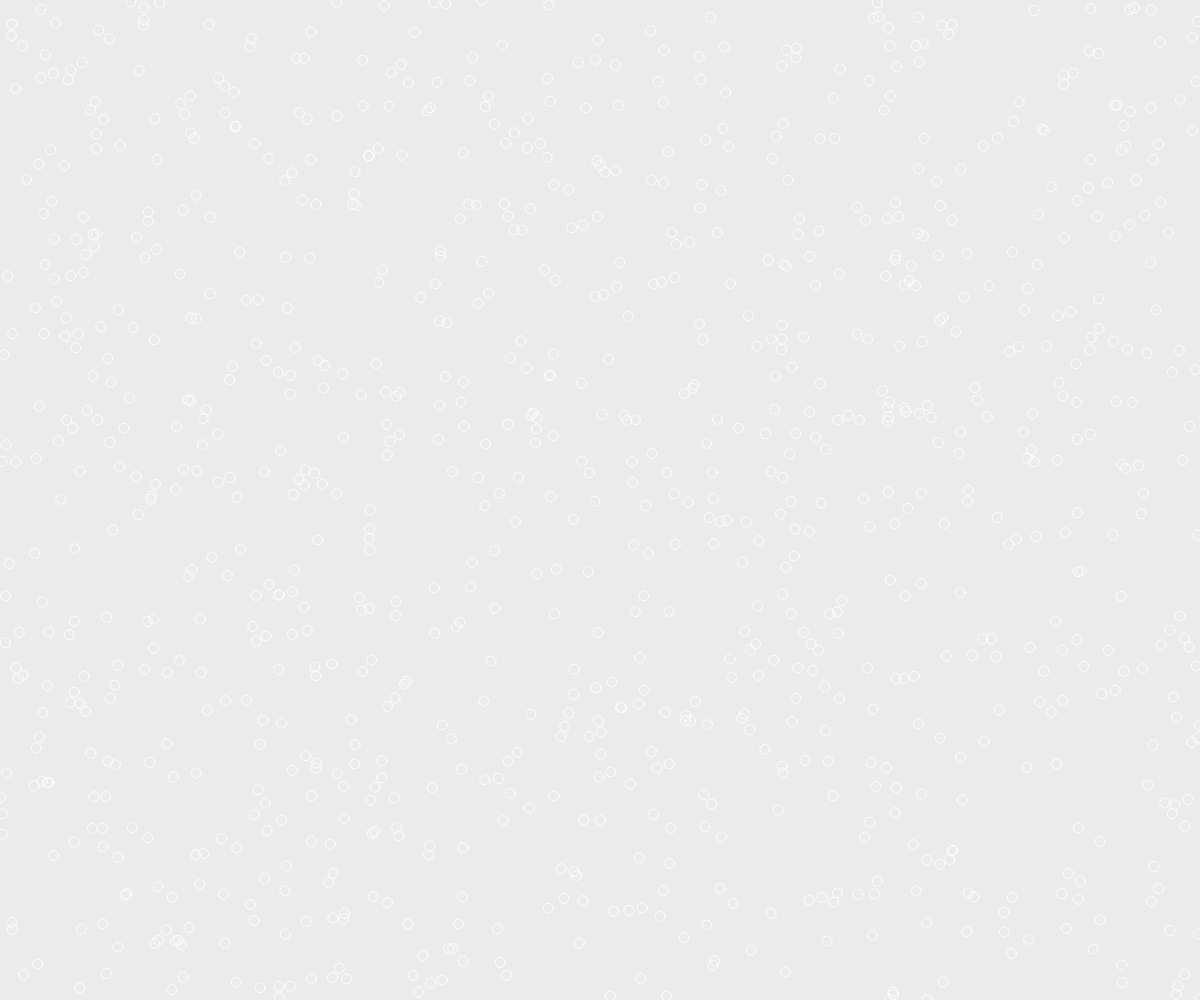
Frame 1 (no input)
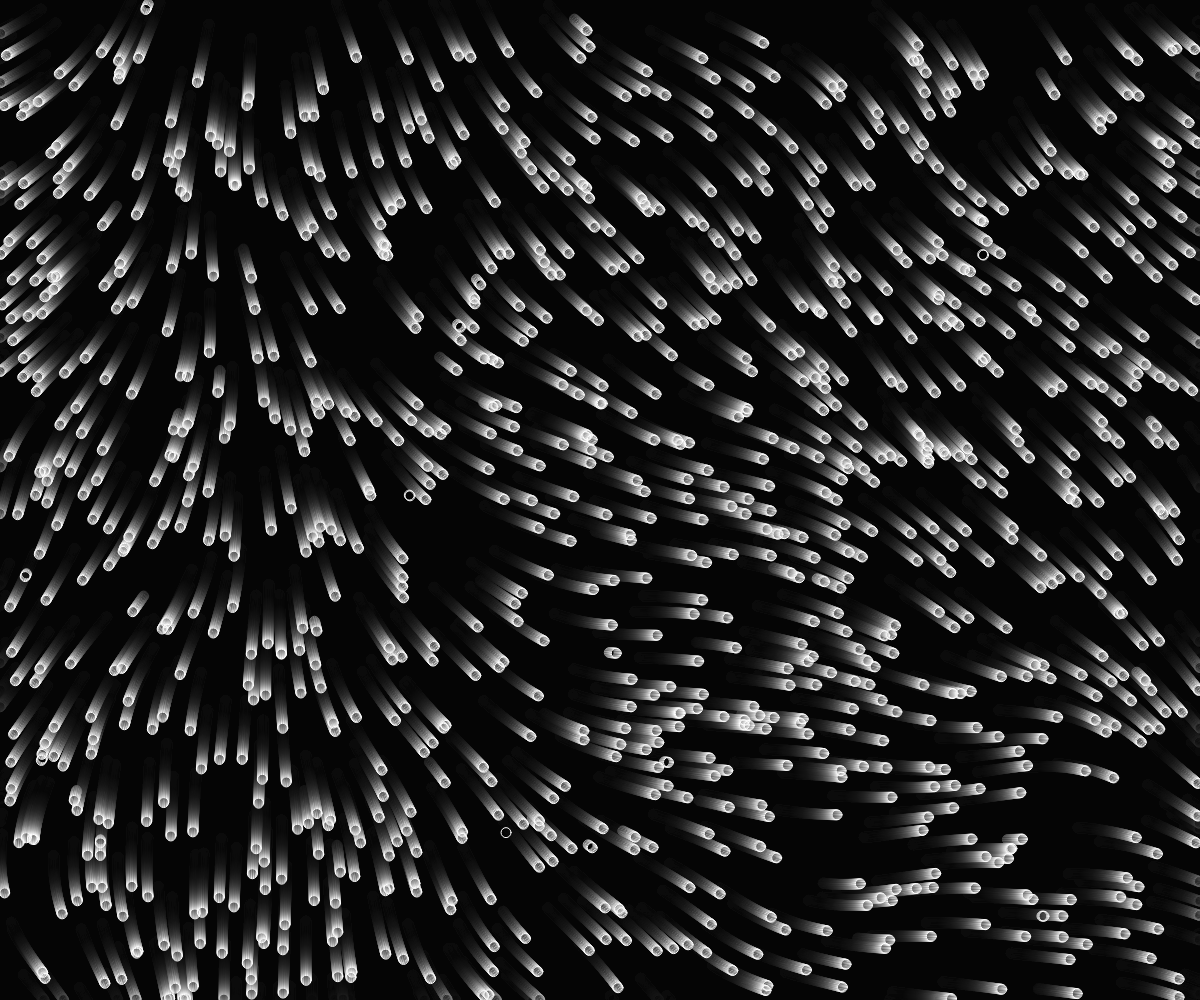
Frame 60 (no input)
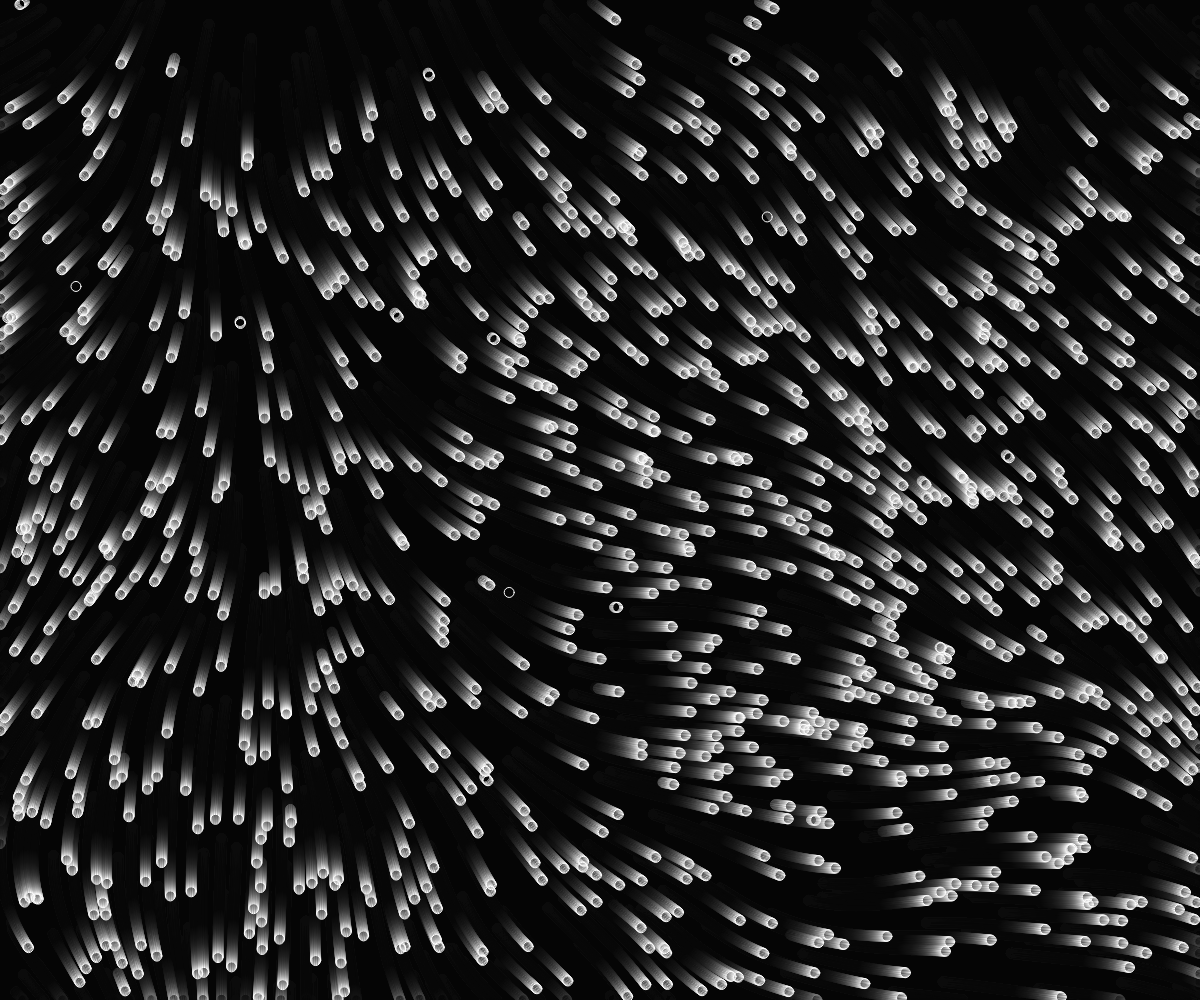
Frame 120 (the mouse pressed at the canvas centre since frame 60)

The p5.js sketch that drew these frames (run headless with seeded random() and noise() and a simulated clock; from frame 60 on, the mouse is pressed at the canvas centre):

// p5.js sketch
// ── sketch.js
let particles = [];// array of vectors for particles
const num = 1000;
const noiseScale = 0.001;

function setup() {
  createCanvas(windowWidth, windowHeight);
  for(let i = 0; i < num; i++){
    particles.push(createVector(random(width), random(height)));
  }
  stroke(255);
}

function draw() {
  noCursor();
  
  background(0, 20); // the second parameter is the alpha

   
  for (let i = 0; i < num; i++){
    let p = particles[i];
    
   
    
    noFill();
    ellipse(p.x, p.y, 10, 10); // draw points
    
    let n = noise(p.x * noiseScale, p.y * noiseScale);
    let a = TAU * n; // TAU is 2PI
    p.x += sin(a);
    p.y -= cos(a);
    
    if (!onScreen(p)){
      p.x = random(width);
      p.y = random(height);
    }
  }
}

function mouseReleased(){
  noiseSeed(millis());
}


function onScreen(v){
  return v.x >= 0 && v.x <= width && v.y >= 0 && v.y <= height;
}
